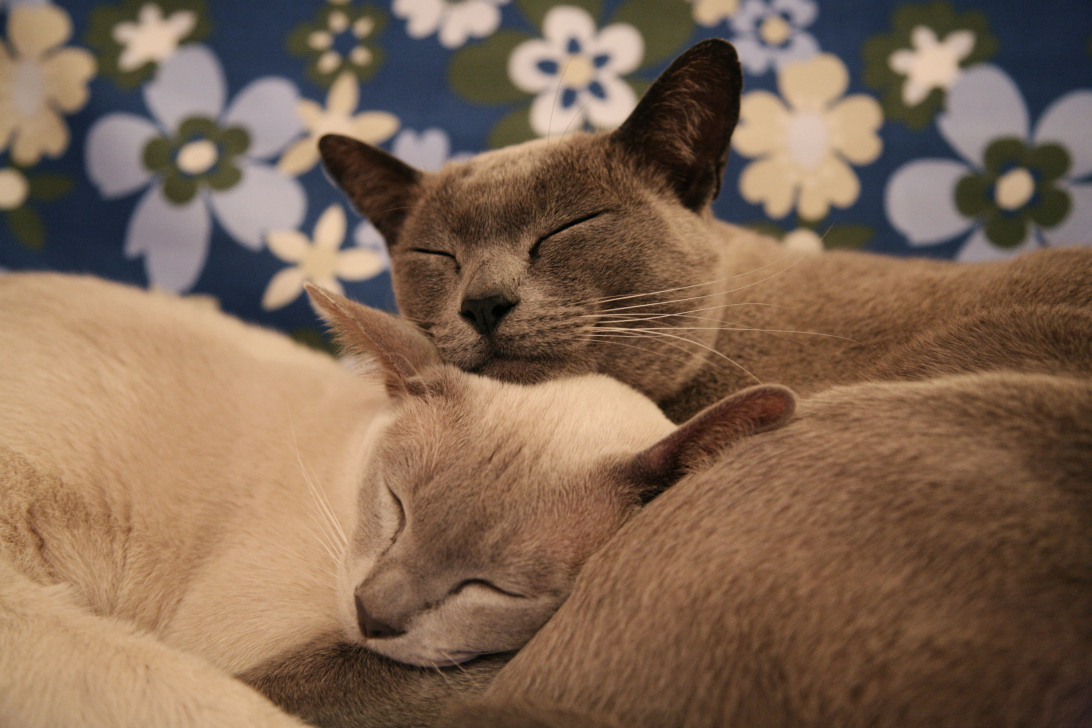
#> input picture 19/burmese-cat-love.jpg, 4368 x 2912 px, found by its file name (shown at 1/4 size)
$ python resize_and_add_logo.py
#> lines starting #> are read from the running program, lines starting #| are printed output that depends on the picture
"""
Resizes all images in current working directory to fit
in a 300x300 square, and adds catlogo.png to the lower-right corner.
"""
from os import makedirs, listdir
from os.path import join, dirname
from PIL import Image


def wrapper():
    """
    Loop over all files in the working directory.
    skip non-image files and the logo file itself
    Check if image needs to be resized.
    Calculate the new width and height to resize to.
    Resize the image. > Add logo. > Save changes.
    """
    path = dirname(__file__) + "\\"
    square_fit_size = 300
    logo_filename = "burmese-cat-love.jpg"
    logo_im = Image.open(path + logo_filename)
#> logo_im is the input picture: PIL image 4368x2912 RGB; mean R, G, B 128, 102.7, 82.7
    logo_width, logo_height = logo_im.size
#> logo_width = 4368; logo_height = 2912
    makedirs(f"{path}withLogo", exist_ok=True)
    for filename in listdir(path):
        print(filename.endswith(".jpg"))
        if not (filename.endswith(".png") or filename.endswith(".jpg")):
            continue
        img = Image.open(path + filename)
        width, height = img.size
#> width = 4368; height = 2912
        if width > square_fit_size and height > square_fit_size:
            if width > height:
                height = int((square_fit_size / width) * height)
#> height = 200
                width = square_fit_size
            else:
                width = int((square_fit_size / height) * width)
                height = square_fit_size
            print(f"Resizing {filename}...")
            img = img.resize((width, height))
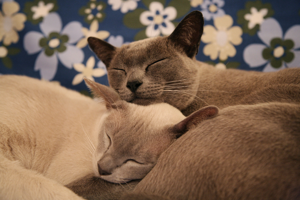
#> img: PIL image 300x200 RGB; mean R, G, B 128, 102.7, 82.7
        print(f"Adding logo to {filename}...")
#> (the run stopped early here; a loop or call above may not have finished)
